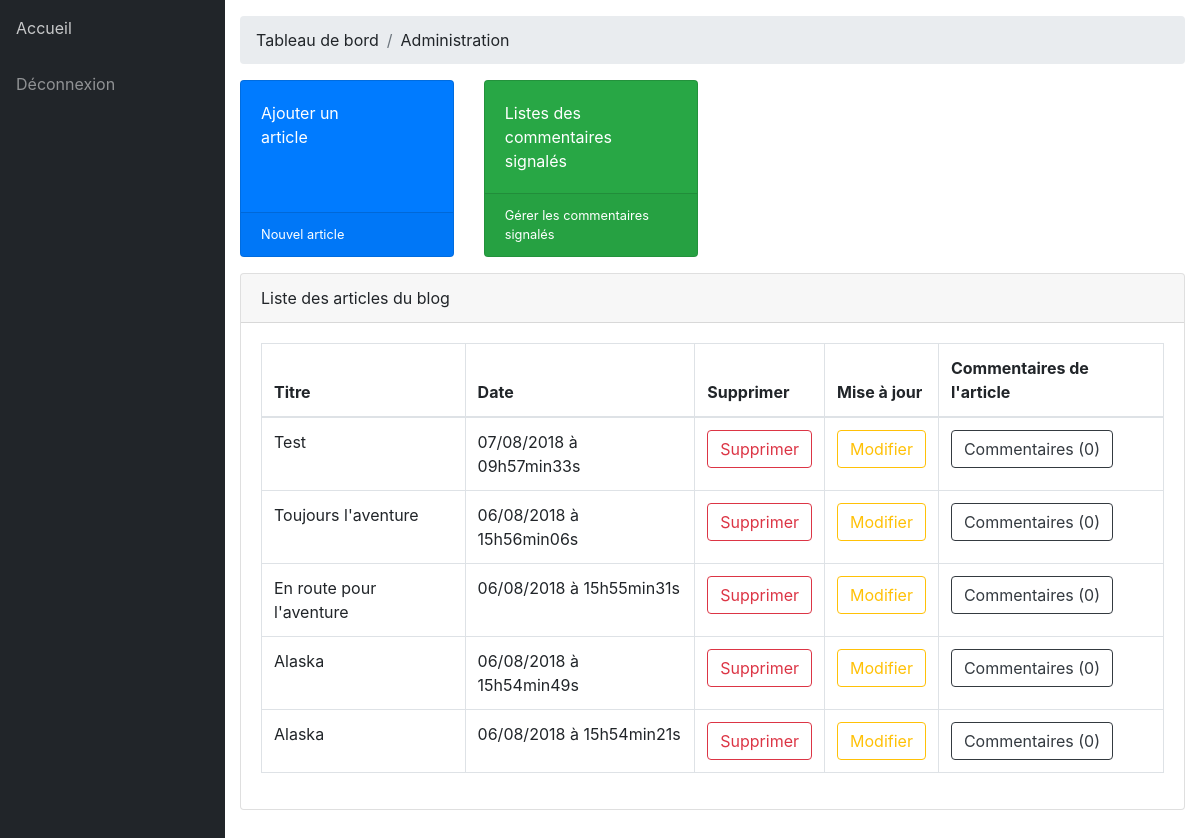
/index.php?action=admin (signed in), run on an earlier commit of the app's database.
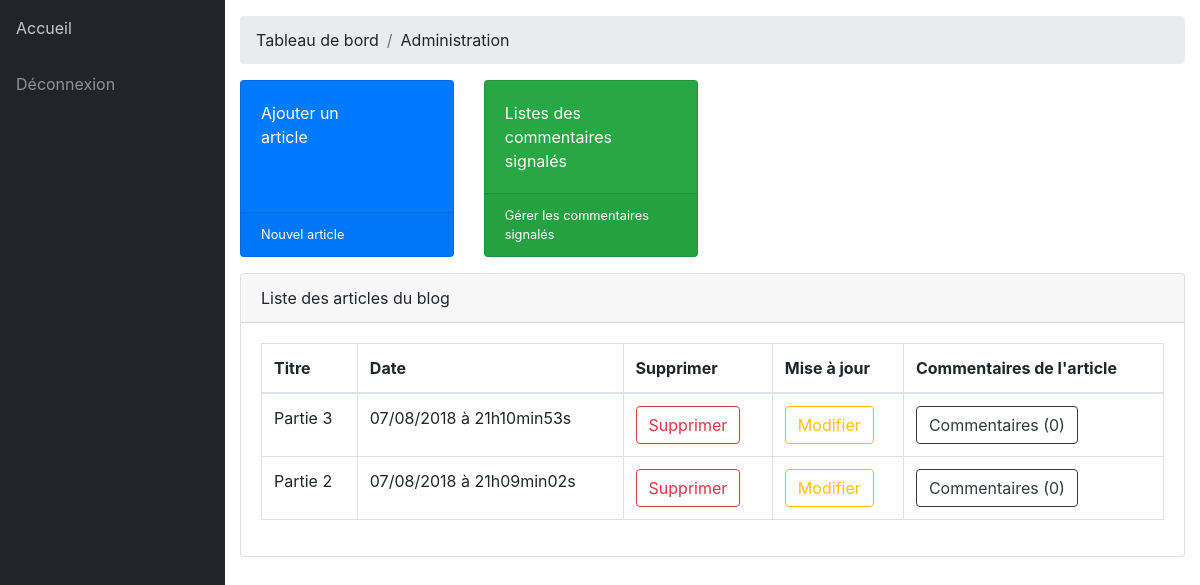
And on a later commit of the database.
### tables this page shows
CREATE TABLE `post` (
  `id` int(11) NOT NULL,
  `title` varchar(255) NOT NULL,
  `resume` varchar(255) NOT NULL,
  `content` text NOT NULL,
  `created` datetime NOT NULL
);

### controller/PostController.php (called while the page is built, shortened)
<?php
require_once('model/PostManager.php');
require_once('model/CommentManager.php');
class PostController
{
    public function admin()
    {
        $commentmanager = new CommentManager();
        $total          = $commentmanager->countComments($_GET['id']);
        $postManager    = new PostManager();
        $posts          = $postManager->getPosts();
        require('view/frontend/admin.php');
    }
}

### model/Manager.php (called while the page is built, shortened)
<?php
class Manager
{
    protected $_db;
    protected function dbConnect()
 {
  $this->_db = new PDO('mysql:host=jbeunaicmcblogp4.mysql.db;dbname=jbeunaicmcblogp4;charset=utf8', 'jbeunaicmcblogp4', 'Forteroche72');
 }
    public function getDb()
 {
  return $this->_db;
 }
}

### model/PostManager.php (called while the page is built, shortened)
<?php
require_once ('Post.php');
require_once ('Manager.php');
class PostManager extends Manager
{
    public
	function getPosts($debut = - 1, $limite = - 1)
	{
		$req = 'SELECT id, title, resume, content, DATE_FORMAT(created, \'%d/%m/%Y à %Hh%imin%ss\') AS created FROM post ORDER BY created DESC ';
		$req = $this->getDb()->query($req);
		$req->setFetchMode(PDO::FETCH_CLASS | PDO::FETCH_PROPS_LATE, 'Post');
		$listPosts = $req->fetchAll();
		return $listPosts;
	}
}

### model/Post.php (called while the page is built, shortened)
<?php
class Post
{
    private $id;
    private $title;
    private $created;
    public function getId()
 {
  return $this->id;
 }
    public function getTitle()
 {
     return $this->title;
 }
    public function getCreated()
 {
  return $this->created;
 }
}

### model/CommentManager.php (called while the page is built, shortened)
<?php
class CommentManager extends Manager
{
    public function countComments()
    {
		$req = $this->_db->prepare('SELECT COUNT(*) FROM comment WHERE postid = :postid');
		$req->bindValue(':postid', $postid);
		$req->execute();
		return $req->fetchColumn();
	}
}

### view/frontend/admin.php (the view, shortened to what the changed rows need)
<!DOCTYPE html>
<html>
<head>
  <link href="public/css/styleadmin.css" rel="stylesheet" />
  <link rel="stylesheet" href="https://stackpath.bootstrapcdn.com/bootstrap/4.1.1/css/bootstrap.min.css">
</head>
<body>
  <?php $allowed = "<div><p><span><br><ul><li><strong><em>"; ?>
  <div id="wrapper">
    <div id="content-wrapper">
      <div class="container-fluid">
          <div id="no-more-tables">
        <div class="card mb-3">
          <div class="card-body">
            <div class="table-responsive">
              <table class="table table-bordered" id="dataTable" width="100%" cellspacing="0">
                <thead>
                  <tr>
                    <th>Titre</th>
                    <th>Date</th>
                    <th>Supprimer</th>
                    <th>Mise à jour </th>
                    <th>Commentaires de l'article </th>
                  </tr>
                </thead>
                <?php
foreach($posts as $val)
{
?>
                  <tr>
                    <td data-title="Titre">
                      <?= strip_tags($val->getTitle(), $allowed); ?>
                    </td>
                    <td data-title="Date">
                      <?= htmlspecialchars($val->getCreated()); ?>
                    </td>
                    <td data-title="Supprimer"><a href="index.php?action=deletePost&amp;id=<?= htmlspecialchars($val->getId()); ?>"><button type="button" class="btn btn-outline-danger">Supprimer</button></a></td>
                    <td data-title="Maj"><a href="index.php?action=edit&amp;id=<?= htmlspecialchars($val->getId()); ?>"><button type="button" class="btn btn-outline-warning">Modifier</button></a></td>
                    <td data-title="Com's"><a href="index.php?action=editComment&amp;id=<?= htmlspecialchars($val->getId()); ?>"><button type="button" class="btn btn-outline-dark">Commentaires (<?php echo($total) ?>)</button></a></td>
                  </tr>
                  <?php
}
?>
              </table>
            </div>
          </div>
        </div>
              </div></div>
    </div>
  </div>
</body>
</html>

What changed in the data, as far as the page shows it:
removed post: title "Test", Created "07/08/2018 à 09h57min33s", total "0"
removed post: title "Toujours l'aventure", Created "06/08/2018 à 15h56min06s", total "0"
removed post: title "En route pour l'aventure", Created "06/08/2018 à 15h55min31s", total "0"
removed post: title "Alaska", Created "06/08/2018 à 15h54min49s", total "0"
removed post: title "Alaska", Created "06/08/2018 à 15h54min21s", total "0"
added post: title "Partie 3", Created "07/08/2018 à 21h10min53s", total "0"
added post: title "Partie 2", Created "07/08/2018 à 21h09min02s", total "0"
